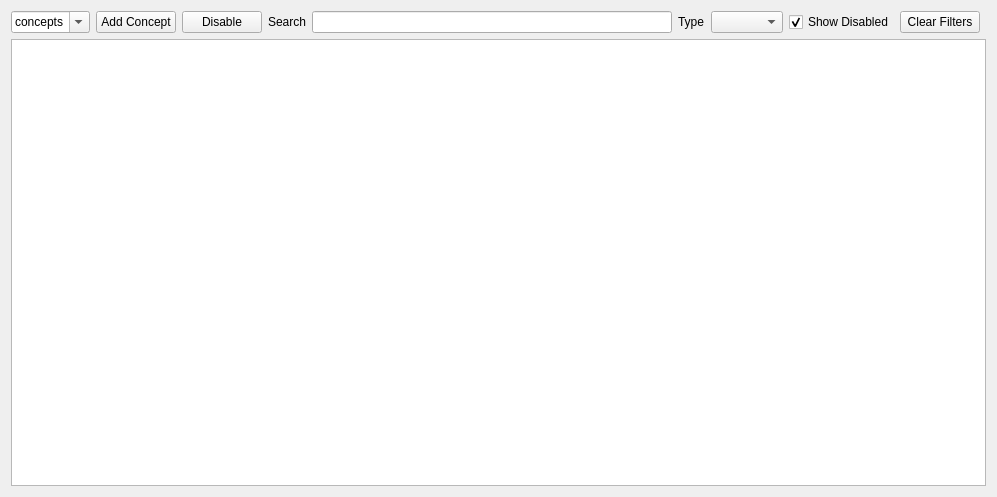
<?xml version="1.0" encoding="UTF-8"?>
<ui version="4.0">
 <class>Form</class>
 <widget class="QWidget" name="Form">
  <property name="geometry">
   <rect>
    <x>0</x>
    <y>0</y>
    <width>997</width>
    <height>497</height>
   </rect>
  </property>
  <property name="windowTitle">
   <string>Form</string>
  </property>
  <layout class="QGridLayout" name="gridLayout">
   <item row="0" column="6">
    <widget class="QComboBox" name="typeCmb"/>
   </item>
   <item row="0" column="5">
    <widget class="QLabel" name="label_2">
     <property name="text">
      <string>Type</string>
     </property>
     <property name="buddy">
      <cstring>typeCmb</cstring>
     </property>
    </widget>
   </item>
   <item row="0" column="4">
    <widget class="QLineEdit" name="searchLed"/>
   </item>
   <item row="1" column="0" colspan="10">
    <widget class="QListWidget" name="listWidget">
     <property name="dragDropMode">
      <enum>QAbstractItemView::DragDropMode::DragDrop</enum>
     </property>
     <property name="selectionMode">
      <enum>QAbstractItemView::SelectionMode::NoSelection</enum>
     </property>
     <property name="resizeMode">
      <enum>QListView::ResizeMode::Adjust</enum>
     </property>
     <property name="viewMode">
      <enum>QListView::ViewMode::IconMode</enum>
     </property>
     <property name="sortingEnabled">
      <bool>true</bool>
     </property>
    </widget>
   </item>
   <item row="0" column="3">
    <widget class="QLabel" name="label">
     <property name="text">
      <string>Search</string>
     </property>
     <property name="buddy">
      <cstring>searchLed</cstring>
     </property>
    </widget>
   </item>
   <item row="0" column="7">
    <widget class="QCheckBox" name="showDisabledCbx">
     <property name="text">
      <string>Show Disabled</string>
     </property>
     <property name="checked">
      <bool>true</bool>
     </property>
    </widget>
   </item>
   <item row="0" column="1">
    <widget class="QPushButton" name="addConceptBtn">
     <property name="text">
      <string>Add Concept</string>
     </property>
    </widget>
   </item>
   <item row="0" column="2">
    <widget class="QPushButton" name="toggleBtn">
     <property name="text">
      <string>Disable</string>
     </property>
    </widget>
   </item>
   <item row="0" column="0">
    <widget class="QComboBox" name="presetCmb">
     <property name="editable">
      <bool>true</bool>
     </property>
     <item>
      <property name="text">
       <string>concepts</string>
      </property>
     </item>
    </widget>
   </item>
   <item row="0" column="8">
    <widget class="QPushButton" name="clearBtn">
     <property name="text">
      <string>Clear Filters</string>
     </property>
    </widget>
   </item>
  </layout>
 </widget>
 <tabstops>
  <tabstop>presetCmb</tabstop>
  <tabstop>addConceptBtn</tabstop>
  <tabstop>toggleBtn</tabstop>
  <tabstop>searchLed</tabstop>
  <tabstop>typeCmb</tabstop>
  <tabstop>showDisabledCbx</tabstop>
  <tabstop>clearBtn</tabstop>
  <tabstop>listWidget</tabstop>
 </tabstops>
 <resources/>
 <connections/>
</ui>
